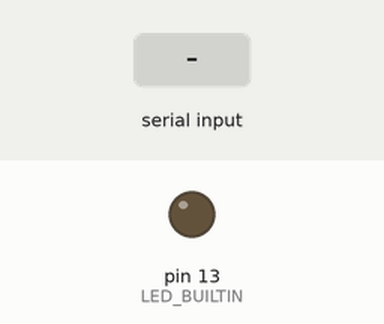
The sketch below on a simulated Arduino Uno, built with avr-gcc and run on an emulated ATmega328P. Shown: output pins drawn as LEDs (lit = HIGH). The inputs (shaded band) are chosen by the test bench. What the sketch prints to the serial monitor is not drawn.

Above: at 1.2 s.
1.3 s: "k" received over Serial
At 2.1 s:
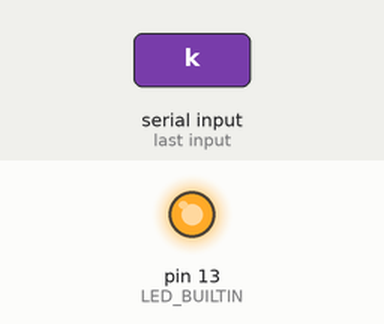
3.8 s: "b" received over Serial
Timing chart, 0 to 6.8 s (numbered marks = the images above; inputs shaded):
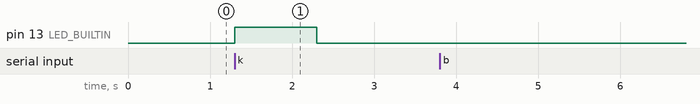

Measured:
- after the input at 1.3 s, pin 13 (LED_BUILTIN): LOW → HIGH at once, → LOW 1.0 s later
- after the input at 3.8 s, every drawn part: stays the same

The sketch:

sketch_jul20b.ino
```cpp
void setup() {
  // put your setup code here, to run once:
  Serial.begin(9600);
  pinMode(LED_BUILTIN,OUTPUT);
  Serial.println("Hellow Ardulno");
}

void loop() {
  // put your main code here, to run repeatedly:
  char read_data;
  if(Serial.available())
  {
     read_data = Serial.read();
     if(read_data == 'b')
     {
        Serial.print("Bingo..");
     }
     else if(read_data == 'k')
     {
        digitalWrite(LED_BUILTIN, HIGH);
        delay(1000);
        digitalWrite(LED_BUILTIN, LOW);
        delay(10);
        Serial.print("Korea..");
     }
  }
}
```
